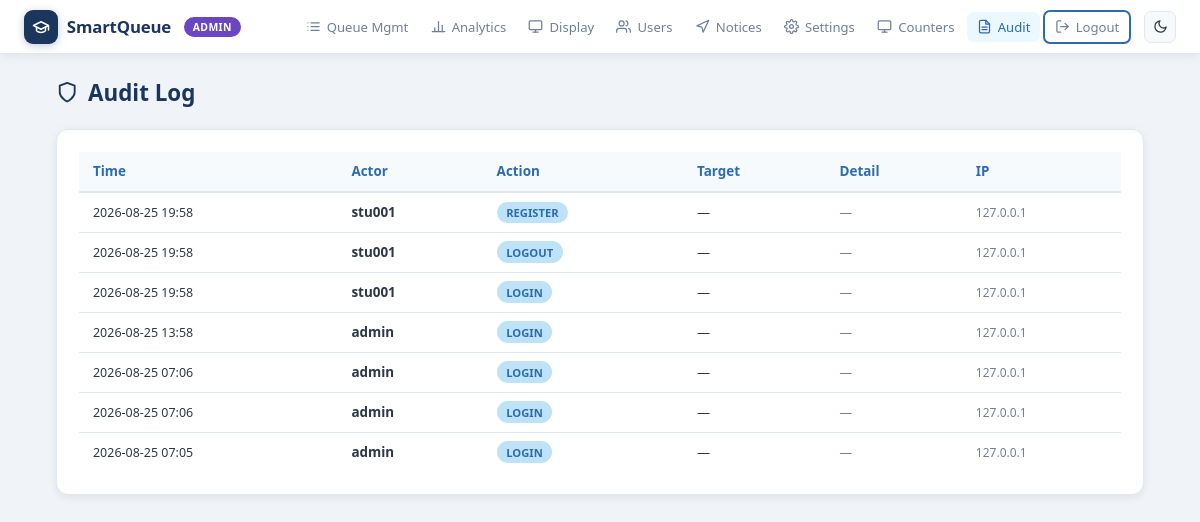
Before: /admin/audit (signed in) with the older database file.
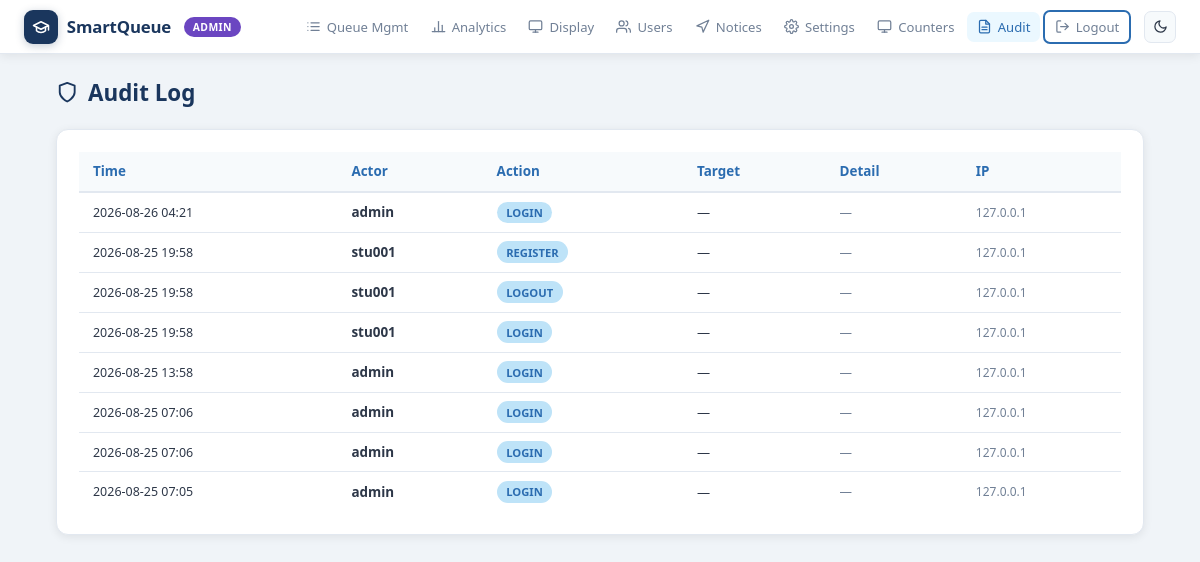
After: the same page with the newer database file.
### tables this page shows
CREATE TABLE audit_log (
            id         INTEGER PRIMARY KEY AUTOINCREMENT,
            actor_id   TEXT NOT NULL,
            action     TEXT NOT NULL,
            target     TEXT,
            detail     TEXT,
            ip         TEXT,
            created_at TEXT NOT NULL
        );

### api/index.py (the view)
@app.route("/admin/audit")
@role_required("admin")
def audit_log_page():
    with get_db() as c:
        logs = c.execute(
            "SELECT * FROM audit_log ORDER BY created_at DESC LIMIT 200"
        ).fetchall()
    return render_template("admin_audit.html", logs=logs, role=current_role())

### api/index.py (called while the page is built)
def get_db():
    if USE_PG:
        import urllib.parse
        db_url = DATABASE_URL.replace('[', '').replace(']', '')
        url = urllib.parse.urlparse(db_url)
        import ssl
        ssl_ctx = ssl.create_default_context()
        ssl_ctx.check_hostname = False
        ssl_ctx.verify_mode = ssl.CERT_NONE
        conn = pg8000.connect(
            host=url.hostname,
            port=url.port or 5432,
            database=url.path.lstrip('/'),
            user=url.username,
            password=url.password,
            ssl_context=ssl_ctx
        )
        conn.autocommit = False
        return _PgConn(conn)
    else:
        conn = sqlite3.connect(DB_PATH)
        conn.row_factory = sqlite3.Row
        conn.execute("PRAGMA journal_mode=WAL")
        return conn

def role_required(*roles):
    def decorator(f):
        @wraps(f)
        def wrapped(*args, **kwargs):
            if not session.get("user_id"):
                return redirect(url_for("login", next=request.path))
            if session.get("role") not in roles:
                return render_template("forbidden.html"), 403
            return f(*args, **kwargs)
        return wrapped
    return decorator

def current_role():
    return session.get("role", "student")

@app.context_processor
def inject_globals():
    return {"now": datetime.now,
            "current_role": current_role,
            "current_user_id": current_user}

### templates/admin_audit.html (shortened to what this page needs)
{% extends "base.html" %}
{% block content %}
<h1 class="page-title"><svg style="width:1em;height:1em;vertical-align:-.15em" viewBox="0 0 24 24" fill="none" stroke="currentColor" stroke-width="2" stroke-linecap="round" stroke-linejoin="round"><path d="M12 22s8-4 8-10V5l-8-3-8 3v7c0 6 8 10 8 10z"/></svg> Audit Log</h1>
<div class="card">
  <div class="table-wrap">
    <table>
      <thead><tr><th>Time</th><th>Actor</th><th>Action</th><th>Target</th><th>Detail</th><th>IP</th></tr></thead>
      <tbody>
      {% for l in logs %}
      <tr>
        <td style="font-size:.78rem;white-space:nowrap;">{{ l.created_at[:16] }}</td>
        <td><strong>{{ l.actor_id }}</strong></td>
        <td><span class="badge bb">{{ l.action }}</span></td>
        <td style="font-size:.82rem;">{{ l.target or '—' }}</td>
        <td style="font-size:.78rem;color:var(--muted);">{{ l.detail or '—' }}</td>
        <td style="font-size:.75rem;color:var(--muted);">{{ l.ip or '—' }}</td>
      </tr>
      {% endfor %}
      </tbody>
    </table>
  </div>
</div>
{% endblock %}

### templates/base.html (shortened to what this page needs)
<!DOCTYPE html>
<html lang="en" id="html-root">
<head>
</head>
<body>
<nav>
  <a href="{% if session.role in ('admin','staff') %}/staff{% else %}/{% endif %}" class="nav-brand">
    <div class="nav-brand-icon">
      <svg viewBox="0 0 24 24" fill="none" stroke="white" stroke-width="2" stroke-linecap="round" stroke-linejoin="round">
        <path d="M22 10v6M2 10l10-5 10 5-10 5z"/>
        <path d="M6 12v5c3 3 9 3 12 0v-5"/>
      </svg>
    </div>
    SmartQueue
  </a>
  {% if session.get('role') %}
    <span class="nav-role {{ session.role }}">{{ session.role }}</span>
  {% endif %}
  <div class="nav-links">
    {% if session.get('role') == 'student' %}
      <a href="/" {% if request.path=='/' %}class="active"{% endif %}>
        <span class="nav-icon icon"><svg viewBox="0 0 24 24" fill="none" stroke="currentColor" stroke-width="2" stroke-linecap="round" stroke-linejoin="round"><path d="M3 9l9-7 9 7v11a2 2 0 0 1-2 2H5a2 2 0 0 1-2-2z"/><polyline points="9 22 9 12 15 12 15 22"/></svg></span>
        Home
      </a>
      <a href="/appointments" {% if '/appointments' in request.path %}class="active"{% endif %}>
        <span class="nav-icon icon"><svg viewBox="0 0 24 24" fill="none" stroke="currentColor" stroke-width="2" stroke-linecap="round" stroke-linejoin="round"><rect x="3" y="4" width="18" height="18" rx="2"/><line x1="16" y1="2" x2="16" y2="6"/><line x1="8" y1="2" x2="8" y2="6"/><line x1="3" y1="10" x2="21" y2="10"/></svg></span>
        Appointments
      </a>
      <a href="/notifications" {% if '/notifications' in request.path %}class="active"{% endif %}>
        <span class="notif-wrap">
          <span class="nav-icon icon"><svg viewBox="0 0 24 24" fill="none" stroke="currentColor" stroke-width="2" stroke-linecap="round" stroke-linejoin="round"><path d="M18 8A6 6 0 0 0 6 8c0 7-3 9-3 9h18s-3-2-3-9"/><path d="M13.73 21a2 2 0 0 1-3.46 0"/></svg></span>
          <span class="notif-badge" id="notif-badge" style="display:none"></span>
        </span>
        Alerts
      </a>
    {% elif session.get('role') in ('staff','admin') %}
      <a href="/staff" {% if request.path=='/staff' %}class="active"{% endif %}>
        <span class="nav-icon icon"></span>
        Queue Mgmt
      </a>
      <a href="/analytics" {% if '/analytics' in request.path %}class="active"{% endif %}>
        <span class="nav-icon icon"><svg viewBox="0 0 24 24" fill="none" stroke="currentColor" stroke-width="2" stroke-linecap="round" stroke-linejoin="round"><line x1="18" y1="20" x2="18" y2="10"/><line x1="12" y1="20" x2="12" y2="4"/><line x1="6" y1="20" x2="6" y2="14"/><line x1="2" y1="20" x2="22" y2="20"/></svg></span>
        Analytics
      </a>
      <a href="/display" target="_blank">
        <span class="nav-icon icon"><svg viewBox="0 0 24 24" fill="none" stroke="currentColor" stroke-width="2" stroke-linecap="round" stroke-linejoin="round"><rect x="2" y="3" width="20" height="14" rx="2"/><line x1="8" y1="21" x2="16" y2="21"/><line x1="12" y1="17" x2="12" y2="21"/></svg></span>
        Display
      </a>
      {% if session.get('role') == 'admin' %}
      <a href="/admin/users" {% if '/admin/users' in request.path %}class="active"{% endif %}>
        <span class="nav-icon icon"><svg viewBox="0 0 24 24" fill="none" stroke="currentColor" stroke-width="2" stroke-linecap="round" stroke-linejoin="round"><path d="M17 21v-2a4 4 0 0 0-4-4H5a4 4 0 0 0-4 4v2"/><circle cx="9" cy="7" r="4"/><path d="M23 21v-2a4 4 0 0 0-3-3.87"/><path d="M16 3.13a4 4 0 0 1 0 7.75"/></svg></span>
        Users
      </a>
      <a href="/admin/announcements" {% if '/admin/announcements' in request.path %}class="active"{% endif %}>
        <span class="nav-icon icon"><svg viewBox="0 0 24 24" fill="none" stroke="currentColor" stroke-width="2" stroke-linecap="round" stroke-linejoin="round"><path d="M3 11l19-9-9 19-2-8-8-2z"/></svg></span>
        Notices
      </a>
      <a href="/admin/settings" {% if '/admin/settings' in request.path %}class="active"{% endif %}>
        <span class="nav-icon icon"></span>
        Settings
      </a>
      <a href="/admin/counters" {% if '/admin/counters' in request.path %}class="active"{% endif %}>
        <span class="nav-icon icon"><svg viewBox="0 0 24 24" fill="none" stroke="currentColor" stroke-width="2" stroke-linecap="round" stroke-linejoin="round"><rect x="2" y="3" width="20" height="14" rx="2"/><line x1="8" y1="21" x2="16" y2="21"/><line x1="12" y1="17" x2="12" y2="21"/></svg></span>
        Counters
      </a>
      <a href="/admin/audit" {% if '/admin/audit' in request.path %}class="active"{% endif %}>
        <span class="nav-icon icon"><svg viewBox="0 0 24 24" fill="none" stroke="currentColor" stroke-width="2" stroke-linecap="round" stroke-linejoin="round"><path d="M14 2H6a2 2 0 0 0-2 2v16a2 2 0 0 0 2 2h12a2 2 0 0 0 2-2V8z"/><polyline points="14 2 14 8 20 8"/><line x1="16" y1="13" x2="8" y2="13"/><line x1="16" y1="17" x2="8" y2="17"/></svg></span>
        Audit
      </a>
      {% endif %}
    {% endif %}
    {% if session.get('user_id') %}
      <a href="/logout" class="btn btn-outline btn-sm">
        <svg viewBox="0 0 24 24" fill="none" stroke="currentColor" stroke-width="2" stroke-linecap="round" stroke-linejoin="round"><path d="M9 21H5a2 2 0 0 1-2-2V5a2 2 0 0 1 2-2h4"/><polyline points="16 17 21 12 16 7"/><line x1="21" y1="12" x2="9" y2="12"/></svg>
        Logout
      </a>
    {% else %}
      <a href="/login">Login</a>
      <a href="/register">Register</a>
    {% endif %}
  </div>
  <button class="nav-icon-btn" onclick="toggleDark()" id="dark-btn" title="Toggle dark mode">
    <svg id="icon-moon" viewBox="0 0 24 24" fill="none" stroke="currentColor" stroke-width="2" stroke-linecap="round" stroke-linejoin="round"><path d="M21 12.79A9 9 0 1 1 11.21 3 7 7 0 0 0 21 12.79z"/></svg>
  </button>
</nav>
<div class="container">
  {% block content %}{% endblock %}
</div>
</body>
</html>

### templates/base.html (style rules this page uses)
:root { --bg:#f0f4f8;--surface:#fff;--surface2:#f7fafc;--border:#e2e8f0; --text:#2d3748;--muted:#718096;--primary:#2b6cb0;--primary-d:#2c5282; --primary-l:#ebf8ff;--accent:#1a365d;--success:#276749;--danger:#9b2c2c; --warn:#9c4221;--radius:12px;--shadow:0 2px 10px rgba(0,0,0,.08); }
* { box-sizing:border-box;margin:0;padding:0; }
body { font-family:'Segoe UI',system-ui,sans-serif;background:var(--bg);color:var(--text);min-height:100vh;transition:background .3s,color .3s; }
nav { background:var(--surface);border-bottom:1px solid var(--border); padding:.6rem 1.5rem;display:flex;align-items:center;gap:.8rem; box-shadow:var(--shadow);position:sticky;top:0;z-index:200;flex-wrap:wrap; }
.nav-brand { display:flex;align-items:center;gap:.55rem;text-decoration:none; font-size:1.05rem;font-weight:800;color:var(--accent);letter-spacing:-.01em; }
.nav-brand-icon { width:34px;height:34px;background:var(--accent);border-radius:9px; display:flex;align-items:center;justify-content:center;flex-shrink:0; box-shadow:0 2px 8px rgba(26,54,93,.25); }
.nav-brand-icon svg { width:18px;height:18px;stroke:white;stroke-width:2; }
.nav-role { font-size:.65rem;background:var(--primary);color:white; padding:.18rem .55rem;border-radius:999px;font-weight:700; text-transform:uppercase;letter-spacing:.04em; }
.nav-role.admin { background:#6b46c1; }
.nav-links { display:flex;align-items:center;gap:.15rem;margin-left:auto;flex-wrap:wrap; }
.nav-links a { color:var(--muted);text-decoration:none;padding:.38rem .62rem;border-radius:7px; font-size:.82rem;font-weight:500;transition:all .18s; display:flex;align-items:center;gap:.38rem; }
.nav-links a:hover,.nav-links a.active { background:var(--primary-l);color:var(--primary); }
.nav-links a .nav-icon { width:15px;height:15px;flex-shrink:0; }
.nav-links a .nav-icon svg { width:15px;height:15px; }
.nav-icon-btn { background:var(--surface2);border:1px solid var(--border);color:var(--text); width:32px;height:32px;border-radius:7px;cursor:pointer; display:flex;align-items:center;justify-content:center; transition:all .18s;flex-shrink:0; }
.nav-icon-btn svg { width:15px;height:15px; }
.container { max-width:1120px;margin:0 auto;padding:1.4rem 1rem; }
.page-title { font-size:1.4rem;font-weight:800;color:var(--accent);margin-bottom:1.3rem;display:flex;align-items:center;gap:.6rem; }
.page-title svg { width:22px;height:22px;stroke:var(--accent); }
.card { background:var(--surface);border-radius:var(--radius);padding:1.4rem;box-shadow:var(--shadow);border:1px solid var(--border); }
.btn { display:inline-flex;align-items:center;gap:.38rem;padding:.55rem 1.2rem;border:none;border-radius:8px;cursor:pointer;font-size:.88rem;font-weight:600;transition:all .18s;text-decoration:none; }
.btn svg { width:15px;height:15px;flex-shrink:0; }
.btn-outline { background:transparent;border:2px solid var(--primary);color:var(--primary); }
.btn-sm { padding:.3rem .7rem;font-size:.78rem; }
.badge { display:inline-flex;align-items:center;gap:.28rem;padding:.2rem .6rem;border-radius:999px;font-size:.7rem;font-weight:700; }
.bb { background:#bee3f8;color:#2b6cb0; }
.table-wrap { overflow-x:auto; }
table { width:100%;border-collapse:collapse;font-size:.84rem; }
th { background:var(--surface2);color:var(--primary);padding:.65rem .85rem;text-align:left;font-weight:700;border-bottom:2px solid var(--border); }
td { padding:.55rem .85rem;border-bottom:1px solid var(--border); }
tr:last-child td { border:none; }
.icon { display:inline-flex;align-items:center;justify-content:center;flex-shrink:0; }
.icon svg { display:block; }

Changed rows visible on the page:
added audit_log: created_at "2026-08-26 04:21", actor_id "admin", action "LOGIN", target "—", detail "—", ip "127.0.0.1"
